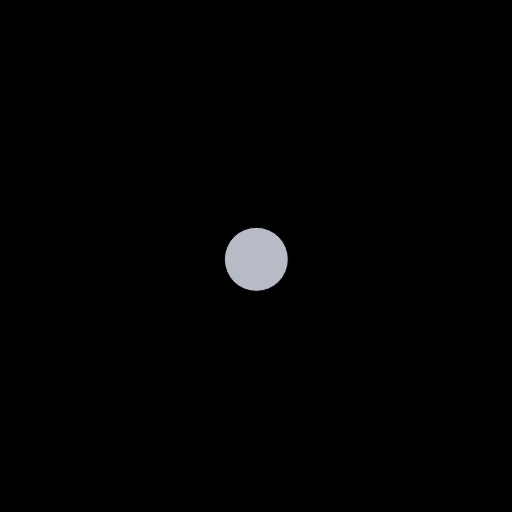
Frame 1 (no input)
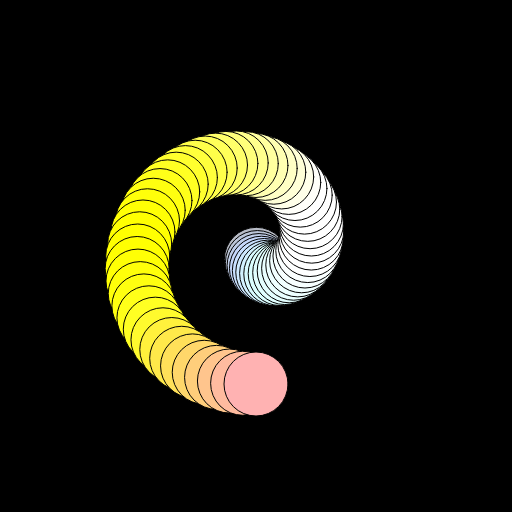
Frame 60 (no input)
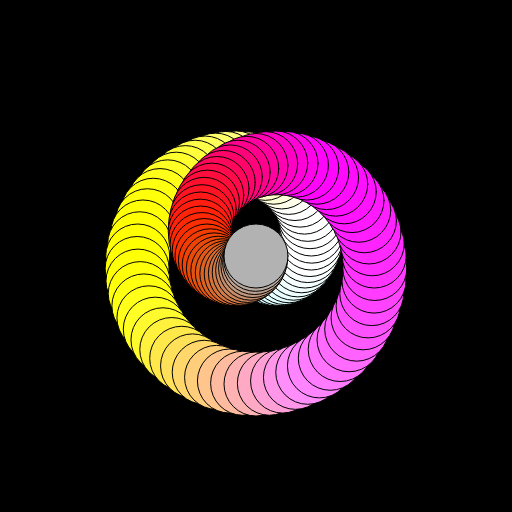
Frame 120 (the mouse pressed at the canvas centre since frame 60)

The p5.js sketch that drew these frames (run headless with seeded random() and noise() and a simulated clock; from frame 60 on, the mouse is pressed at the canvas centre):

// p5.js sketch
// ── sketch.js
let minLoops=240;

function setup(){
    createCanvas(512,512);
    frameRate(60);
    background(0);
}

function draw(){
    let x=width/2;
    let y=width/2;
    let d=width/8;
    // let r=width/4;

    let r = (width / 4) * sin((frameCount / minLoops) * TWO_PI);

    fill(
        178+177*sin((frameCount/minLoops)*TWO_PI),
        178+177*sin((frameCount/minLoops*2)*TWO_PI),
        178+177*sin((frameCount/minLoops*4)*TWO_PI)
    );

    circle(
        x+r*sin((TWO_PI * frameCount)/minLoops*4),
        y+r*cos((TWO_PI * frameCount)/minLoops*4),
        d 
    );
}
